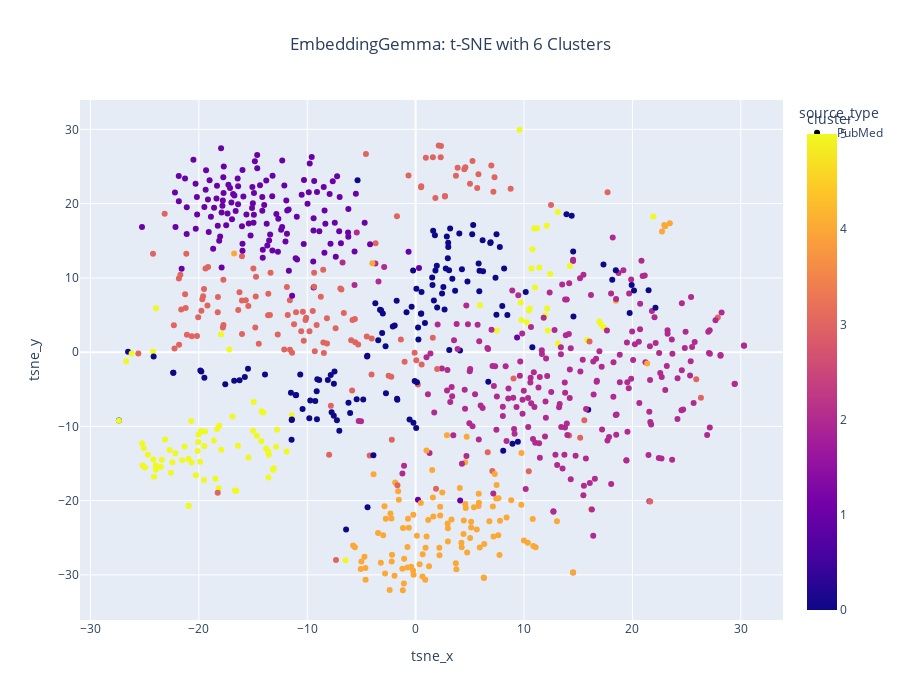

Notebook code for this chart:
### Code cell
# Visualize clusters
fig = px.scatter(
    df_embed,
    x='tsne_x',
    y='tsne_y',
    color='cluster',
    symbol='source_type',
    hover_data={'title': True, 'year': True, 'journal': True},
    title=f'EmbeddingGemma: t-SNE with {optimal_k} Clusters',
    width=900,
    height=700
)

fig.update_layout(title_x=0.5)
output_dir = Path('./notebooks/data/processed')
output_dir.mkdir(parents=True, exist_ok=True)
plot_html_path = output_dir / 'embeddinggemma_visualization_cluster.html'
fig.write_html(str(plot_html_path), include_plotlyjs='cdn')
print(f"Interactive plot saved to: {plot_html_path}")

fig.show()

print("📊 EmbeddingGemma cluster visualization generated!")

### Figure 1 — Plotly figure (JSON) as saved in the notebook; plotly's stock layout.template omitted (floating-point values rounded to 4 significant figures; data arrays with more than 128 entries replaced by an {"elided": "..."} marker saying what was removed)
{"data": [{"customdata": {"elided": "851x3 mixed values"}, "hovertemplate": "source_type=PubMed<br>tsne_x=%{x}<br>tsne_y=%{y}<br>title=%{customdata[0]}<br>year=%{customdata[1]}<br>journal=%{customdata[2]}<br>cluster=%{marker.color}<extra></extra>", "legendgroup": "PubMed", "marker": {"color": {"elided": "851 int values"}, "coloraxis": "coloraxis", "symbol": "circle"}, "mode": "markers", "name": "PubMed", "orientation": "v", "showlegend": true, "type": "scatter", "x": {"elided": "851 float values"}, "xaxis": "x", "y": {"elided": "851 float values"}, "yaxis": "y"}], "layout": {"coloraxis": {"colorbar": {"title": {"text": "cluster"}}, "colorscale": [[0, "#0d0887"], [0.1111, "#46039f"], [0.2222, "#7201a8"], [0.3333, "#9c179e"], [0.4444, "#bd3786"], [0.5556, "#d8576b"], [0.6667, "#ed7953"], [0.7778, "#fb9f3a"], [0.8889, "#fdca26"], [1, "#f0f921"]]}, "height": 700, "legend": {"title": {"text": "source_type"}, "tracegroupgap": 0}, "title": {"text": "EmbeddingGemma: t-SNE with 6 Clusters", "x": 0.5}, "width": 900, "xaxis": {"anchor": "y", "domain": [0, 1], "title": {"text": "tsne_x"}}, "yaxis": {"anchor": "x", "domain": [0, 1], "title": {"text": "tsne_y"}}}}
